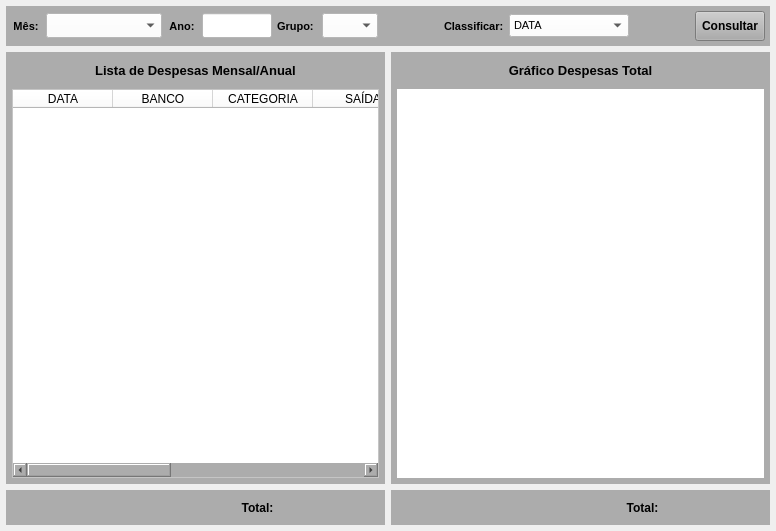
<?xml version="1.0" encoding="UTF-8"?>
<ui version="4.0">
 <class>MainWindow</class>
 <widget class="QMainWindow" name="MainWindow">
  <property name="geometry">
   <rect>
    <x>0</x>
    <y>0</y>
    <width>776</width>
    <height>531</height>
   </rect>
  </property>
  <property name="windowTitle">
   <string>Despesas Mensal/Anual</string>
  </property>
  <widget class="QWidget" name="centralwidget">
   <layout class="QVBoxLayout" name="verticalLayout">
    <property name="leftMargin">
     <number>6</number>
    </property>
    <property name="topMargin">
     <number>6</number>
    </property>
    <property name="rightMargin">
     <number>6</number>
    </property>
    <property name="bottomMargin">
     <number>6</number>
    </property>
    <item>
     <widget class="QWidget" name="widget_5" native="true">
      <property name="minimumSize">
       <size>
        <width>0</width>
        <height>40</height>
       </size>
      </property>
      <property name="maximumSize">
       <size>
        <width>16777215</width>
        <height>40</height>
       </size>
      </property>
      <property name="styleSheet">
       <string notr="true">background-color: rgb(172, 172, 172);</string>
      </property>
      <layout class="QHBoxLayout" name="horizontalLayout_3">
       <property name="spacing">
        <number>5</number>
       </property>
       <property name="leftMargin">
        <number>5</number>
       </property>
       <property name="topMargin">
        <number>5</number>
       </property>
       <property name="rightMargin">
        <number>5</number>
       </property>
       <property name="bottomMargin">
        <number>5</number>
       </property>
       <item>
        <widget class="QLabel" name="label_16">
         <property name="minimumSize">
          <size>
           <width>0</width>
           <height>0</height>
          </size>
         </property>
         <property name="maximumSize">
          <size>
           <width>30</width>
           <height>16777215</height>
          </size>
         </property>
         <property name="font">
          <font>
           <pointsize>8</pointsize>
           <weight>75</weight>
           <bold>true</bold>
          </font>
         </property>
         <property name="text">
          <string>Mês:</string>
         </property>
         <property name="alignment">
          <set>Qt::AlignCenter</set>
         </property>
        </widget>
       </item>
       <item>
        <widget class="QComboBox" name="combo_Meses">
         <property name="sizePolicy">
          <sizepolicy hsizetype="Preferred" vsizetype="Preferred">
           <horstretch>0</horstretch>
           <verstretch>0</verstretch>
          </sizepolicy>
         </property>
         <property name="minimumSize">
          <size>
           <width>0</width>
           <height>0</height>
          </size>
         </property>
         <property name="maximumSize">
          <size>
           <width>130</width>
           <height>25</height>
          </size>
         </property>
         <property name="font">
          <font>
           <pointsize>8</pointsize>
          </font>
         </property>
         <property name="styleSheet">
          <string notr="true">background-color: rgb(255, 255, 255);</string>
         </property>
         <item>
          <property name="text">
           <string/>
          </property>
         </item>
         <item>
          <property name="text">
           <string>1 - JANEIRO</string>
          </property>
         </item>
         <item>
          <property name="text">
           <string>2 - FEVEREIRO</string>
          </property>
         </item>
         <item>
          <property name="text">
           <string>3 - MARÇO</string>
          </property>
         </item>
         <item>
          <property name="text">
           <string>4 - ABRIL</string>
          </property>
         </item>
         <item>
          <property name="text">
           <string>5 - MAIO</string>
          </property>
         </item>
         <item>
          <property name="text">
           <string>6 - JUNHO</string>
          </property>
         </item>
         <item>
          <property name="text">
           <string>7 - JULHO</string>
          </property>
         </item>
         <item>
          <property name="text">
           <string>8 - AGOSTO</string>
          </property>
         </item>
         <item>
          <property name="text">
           <string>9 - SETEMBRO</string>
          </property>
         </item>
         <item>
          <property name="text">
           <string>10 - OUTUBRO</string>
          </property>
         </item>
         <item>
          <property name="text">
           <string>11 - NOVEMBRO</string>
          </property>
         </item>
         <item>
          <property name="text">
           <string>12 - DEZEMBRO</string>
          </property>
         </item>
        </widget>
       </item>
       <item>
        <widget class="QLabel" name="label_17">
         <property name="minimumSize">
          <size>
           <width>0</width>
           <height>0</height>
          </size>
         </property>
         <property name="maximumSize">
          <size>
           <width>30</width>
           <height>16777215</height>
          </size>
         </property>
         <property name="font">
          <font>
           <pointsize>8</pointsize>
           <weight>75</weight>
           <bold>true</bold>
          </font>
         </property>
         <property name="text">
          <string>Ano:</string>
         </property>
         <property name="alignment">
          <set>Qt::AlignCenter</set>
         </property>
        </widget>
       </item>
       <item>
        <widget class="QLineEdit" name="line_Ano">
         <property name="sizePolicy">
          <sizepolicy hsizetype="Preferred" vsizetype="Preferred">
           <horstretch>0</horstretch>
           <verstretch>0</verstretch>
          </sizepolicy>
         </property>
         <property name="maximumSize">
          <size>
           <width>70</width>
           <height>25</height>
          </size>
         </property>
         <property name="font">
          <font>
           <pointsize>8</pointsize>
          </font>
         </property>
         <property name="styleSheet">
          <string notr="true">background-color: rgb(255, 255, 255);</string>
         </property>
         <property name="text">
          <string/>
         </property>
         <property name="maxLength">
          <number>45</number>
         </property>
         <property name="alignment">
          <set>Qt::AlignCenter</set>
         </property>
        </widget>
       </item>
       <item>
        <widget class="QLabel" name="label_19">
         <property name="minimumSize">
          <size>
           <width>0</width>
           <height>0</height>
          </size>
         </property>
         <property name="maximumSize">
          <size>
           <width>40</width>
           <height>16777215</height>
          </size>
         </property>
         <property name="font">
          <font>
           <pointsize>8</pointsize>
           <weight>75</weight>
           <bold>true</bold>
          </font>
         </property>
         <property name="text">
          <string>Grupo:</string>
         </property>
        </widget>
       </item>
       <item>
        <widget class="QComboBox" name="combo_Grupo">
         <property name="sizePolicy">
          <sizepolicy hsizetype="Preferred" vsizetype="Preferred">
           <horstretch>0</horstretch>
           <verstretch>0</verstretch>
          </sizepolicy>
         </property>
         <property name="minimumSize">
          <size>
           <width>0</width>
           <height>0</height>
          </size>
         </property>
         <property name="maximumSize">
          <size>
           <width>150</width>
           <height>25</height>
          </size>
         </property>
         <property name="font">
          <font>
           <pointsize>8</pointsize>
           <weight>50</weight>
           <bold>false</bold>
          </font>
         </property>
         <property name="styleSheet">
          <string notr="true">background-color: rgb(255, 255, 255);</string>
         </property>
         <item>
          <property name="text">
           <string/>
          </property>
         </item>
        </widget>
       </item>
       <item>
        <widget class="QLabel" name="label_3">
         <property name="text">
          <string/>
         </property>
        </widget>
       </item>
       <item>
        <widget class="QLabel" name="label_21">
         <property name="minimumSize">
          <size>
           <width>0</width>
           <height>0</height>
          </size>
         </property>
         <property name="maximumSize">
          <size>
           <width>60</width>
           <height>16777215</height>
          </size>
         </property>
         <property name="font">
          <font>
           <pointsize>8</pointsize>
           <weight>75</weight>
           <bold>true</bold>
          </font>
         </property>
         <property name="text">
          <string>Classificar:</string>
         </property>
        </widget>
       </item>
       <item>
        <widget class="QComboBox" name="combo_Classifica">
         <property name="sizePolicy">
          <sizepolicy hsizetype="Preferred" vsizetype="Preferred">
           <horstretch>0</horstretch>
           <verstretch>0</verstretch>
          </sizepolicy>
         </property>
         <property name="minimumSize">
          <size>
           <width>0</width>
           <height>0</height>
          </size>
         </property>
         <property name="maximumSize">
          <size>
           <width>120</width>
           <height>23</height>
          </size>
         </property>
         <property name="font">
          <font>
           <pointsize>8</pointsize>
           <weight>50</weight>
           <bold>false</bold>
          </font>
         </property>
         <property name="styleSheet">
          <string notr="true">background-color: rgb(255, 255, 255);</string>
         </property>
         <item>
          <property name="text">
           <string>DATA</string>
          </property>
         </item>
         <item>
          <property name="text">
           <string>MAIOR VALOR</string>
          </property>
         </item>
         <item>
          <property name="text">
           <string>MENOR VALOR</string>
          </property>
         </item>
         <item>
          <property name="text">
           <string>GRUPO</string>
          </property>
         </item>
         <item>
          <property name="text">
           <string>CATEGORIA</string>
          </property>
         </item>
         <item>
          <property name="text">
           <string>ESTABELECIMENTO</string>
          </property>
         </item>
         <item>
          <property name="text">
           <string>CIDADE</string>
          </property>
         </item>
        </widget>
       </item>
       <item>
        <widget class="QLabel" name="label">
         <property name="text">
          <string/>
         </property>
        </widget>
       </item>
       <item>
        <widget class="QPushButton" name="btn_Consulta">
         <property name="sizePolicy">
          <sizepolicy hsizetype="Preferred" vsizetype="Preferred">
           <horstretch>0</horstretch>
           <verstretch>0</verstretch>
          </sizepolicy>
         </property>
         <property name="minimumSize">
          <size>
           <width>0</width>
           <height>0</height>
          </size>
         </property>
         <property name="maximumSize">
          <size>
           <width>70</width>
           <height>30</height>
          </size>
         </property>
         <property name="font">
          <font>
           <pointsize>9</pointsize>
           <weight>75</weight>
           <bold>true</bold>
          </font>
         </property>
         <property name="cursor">
          <cursorShape>PointingHandCursor</cursorShape>
         </property>
         <property name="text">
          <string>Consultar</string>
         </property>
        </widget>
       </item>
      </layout>
     </widget>
    </item>
    <item>
     <widget class="QWidget" name="widget_3" native="true">
      <layout class="QHBoxLayout" name="horizontalLayout_2">
       <property name="leftMargin">
        <number>0</number>
       </property>
       <property name="topMargin">
        <number>0</number>
       </property>
       <property name="rightMargin">
        <number>0</number>
       </property>
       <property name="bottomMargin">
        <number>0</number>
       </property>
       <item>
        <widget class="QWidget" name="widget_9" native="true">
         <layout class="QVBoxLayout" name="verticalLayout_4">
          <property name="leftMargin">
           <number>0</number>
          </property>
          <property name="topMargin">
           <number>0</number>
          </property>
          <property name="rightMargin">
           <number>0</number>
          </property>
          <property name="bottomMargin">
           <number>0</number>
          </property>
          <item>
           <widget class="QWidget" name="widget_4" native="true">
            <property name="minimumSize">
             <size>
              <width>0</width>
              <height>0</height>
             </size>
            </property>
            <property name="styleSheet">
             <string notr="true">background-color: rgb(172, 172, 172);</string>
            </property>
            <layout class="QVBoxLayout" name="verticalLayout_2">
             <property name="spacing">
              <number>6</number>
             </property>
             <property name="leftMargin">
              <number>6</number>
             </property>
             <property name="topMargin">
              <number>6</number>
             </property>
             <property name="rightMargin">
              <number>6</number>
             </property>
             <property name="bottomMargin">
              <number>6</number>
             </property>
             <item>
              <widget class="QLabel" name="label_5">
               <property name="minimumSize">
                <size>
                 <width>0</width>
                 <height>0</height>
                </size>
               </property>
               <property name="maximumSize">
                <size>
                 <width>16777215</width>
                 <height>25</height>
                </size>
               </property>
               <property name="font">
                <font>
                 <pointsize>10</pointsize>
                 <weight>75</weight>
                 <bold>true</bold>
                </font>
               </property>
               <property name="text">
                <string>Lista de Despesas Mensal/Anual</string>
               </property>
               <property name="alignment">
                <set>Qt::AlignCenter</set>
               </property>
              </widget>
             </item>
             <item>
              <widget class="QTableWidget" name="table_Lista">
               <property name="sizePolicy">
                <sizepolicy hsizetype="Preferred" vsizetype="Preferred">
                 <horstretch>0</horstretch>
                 <verstretch>0</verstretch>
                </sizepolicy>
               </property>
               <property name="font">
                <font>
                 <pointsize>8</pointsize>
                </font>
               </property>
               <property name="styleSheet">
                <string notr="true">background-color: rgb(255, 255, 255);</string>
               </property>
               <column>
                <property name="text">
                 <string>DATA</string>
                </property>
               </column>
               <column>
                <property name="text">
                 <string>BANCO</string>
                </property>
               </column>
               <column>
                <property name="text">
                 <string>CATEGORIA</string>
                </property>
               </column>
               <column>
                <property name="text">
                 <string>SAÍDA</string>
                </property>
               </column>
               <column>
                <property name="text">
                 <string>ESTABEL.</string>
                </property>
               </column>
               <column>
                <property name="text">
                 <string>CIDADE</string>
                </property>
               </column>
               <column>
                <property name="text">
                 <string>OBS</string>
                </property>
               </column>
              </widget>
             </item>
            </layout>
           </widget>
          </item>
          <item>
           <widget class="QWidget" name="widget" native="true">
            <property name="maximumSize">
             <size>
              <width>16777215</width>
              <height>35</height>
             </size>
            </property>
            <property name="styleSheet">
             <string notr="true">background-color: rgb(172, 172, 172);</string>
            </property>
            <layout class="QHBoxLayout" name="horizontalLayout">
             <property name="spacing">
              <number>5</number>
             </property>
             <property name="leftMargin">
              <number>5</number>
             </property>
             <property name="topMargin">
              <number>5</number>
             </property>
             <property name="rightMargin">
              <number>5</number>
             </property>
             <property name="bottomMargin">
              <number>5</number>
             </property>
             <item>
              <widget class="QLabel" name="label_2">
               <property name="text">
                <string/>
               </property>
              </widget>
             </item>
             <item>
              <widget class="QLabel" name="label_18">
               <property name="minimumSize">
                <size>
                 <width>0</width>
                 <height>0</height>
                </size>
               </property>
               <property name="maximumSize">
                <size>
                 <width>35</width>
                 <height>16777215</height>
                </size>
               </property>
               <property name="font">
                <font>
                 <pointsize>9</pointsize>
                 <weight>75</weight>
                 <bold>true</bold>
                </font>
               </property>
               <property name="text">
                <string>Total:</string>
               </property>
               <property name="alignment">
                <set>Qt::AlignCenter</set>
               </property>
              </widget>
             </item>
             <item>
              <widget class="QLabel" name="label_Total_Lista">
               <property name="maximumSize">
                <size>
                 <width>100</width>
                 <height>25</height>
                </size>
               </property>
               <property name="font">
                <font>
                 <pointsize>9</pointsize>
                 <weight>75</weight>
                 <bold>true</bold>
                </font>
               </property>
               <property name="text">
                <string/>
               </property>
               <property name="alignment">
                <set>Qt::AlignCenter</set>
               </property>
              </widget>
             </item>
            </layout>
           </widget>
          </item>
         </layout>
        </widget>
       </item>
       <item>
        <widget class="QWidget" name="widget_10" native="true">
         <property name="sizePolicy">
          <sizepolicy hsizetype="Fixed" vsizetype="Preferred">
           <horstretch>0</horstretch>
           <verstretch>0</verstretch>
          </sizepolicy>
         </property>
         <property name="maximumSize">
          <size>
           <width>650</width>
           <height>16777215</height>
          </size>
         </property>
         <layout class="QVBoxLayout" name="verticalLayout_5">
          <property name="leftMargin">
           <number>0</number>
          </property>
          <property name="topMargin">
           <number>0</number>
          </property>
          <property name="rightMargin">
           <number>0</number>
          </property>
          <property name="bottomMargin">
           <number>0</number>
          </property>
          <item>
           <widget class="QWidget" name="widget_6" native="true">
            <property name="maximumSize">
             <size>
              <width>16777215</width>
              <height>16777215</height>
             </size>
            </property>
            <property name="styleSheet">
             <string notr="true">background-color: rgb(172, 172, 172);</string>
            </property>
            <layout class="QVBoxLayout" name="verticalLayout_3">
             <property name="spacing">
              <number>6</number>
             </property>
             <property name="leftMargin">
              <number>6</number>
             </property>
             <property name="topMargin">
              <number>6</number>
             </property>
             <property name="rightMargin">
              <number>6</number>
             </property>
             <property name="bottomMargin">
              <number>6</number>
             </property>
             <item>
              <widget class="QLabel" name="label_6">
               <property name="minimumSize">
                <size>
                 <width>0</width>
                 <height>0</height>
                </size>
               </property>
               <property name="maximumSize">
                <size>
                 <width>16777215</width>
                 <height>25</height>
                </size>
               </property>
               <property name="font">
                <font>
                 <pointsize>10</pointsize>
                 <weight>75</weight>
                 <bold>true</bold>
                </font>
               </property>
               <property name="text">
                <string>Gráfico Despesas Total</string>
               </property>
               <property name="alignment">
                <set>Qt::AlignCenter</set>
               </property>
              </widget>
             </item>
             <item>
              <widget class="QWidget" name="widget_grafico" native="true">
               <property name="styleSheet">
                <string notr="true">background-color: rgb(255, 255, 255);</string>
               </property>
              </widget>
             </item>
            </layout>
           </widget>
          </item>
          <item>
           <widget class="QWidget" name="widget_8" native="true">
            <property name="maximumSize">
             <size>
              <width>16777215</width>
              <height>35</height>
             </size>
            </property>
            <property name="styleSheet">
             <string notr="true">background-color: rgb(172, 172, 172);</string>
            </property>
            <layout class="QHBoxLayout" name="horizontalLayout_5">
             <property name="spacing">
              <number>5</number>
             </property>
             <property name="leftMargin">
              <number>5</number>
             </property>
             <property name="topMargin">
              <number>5</number>
             </property>
             <property name="rightMargin">
              <number>5</number>
             </property>
             <property name="bottomMargin">
              <number>5</number>
             </property>
             <item>
              <widget class="QLabel" name="label_4">
               <property name="text">
                <string/>
               </property>
              </widget>
             </item>
             <item>
              <widget class="QLabel" name="label_20">
               <property name="minimumSize">
                <size>
                 <width>0</width>
                 <height>0</height>
                </size>
               </property>
               <property name="maximumSize">
                <size>
                 <width>35</width>
                 <height>16777215</height>
                </size>
               </property>
               <property name="font">
                <font>
                 <pointsize>9</pointsize>
                 <weight>75</weight>
                 <bold>true</bold>
                </font>
               </property>
               <property name="text">
                <string>Total:</string>
               </property>
               <property name="alignment">
                <set>Qt::AlignCenter</set>
               </property>
              </widget>
             </item>
             <item>
              <widget class="QLabel" name="label_Total_Grafico">
               <property name="maximumSize">
                <size>
                 <width>100</width>
                 <height>25</height>
                </size>
               </property>
               <property name="font">
                <font>
                 <pointsize>9</pointsize>
                 <weight>75</weight>
                 <bold>true</bold>
                </font>
               </property>
               <property name="text">
                <string/>
               </property>
               <property name="alignment">
                <set>Qt::AlignCenter</set>
               </property>
              </widget>
             </item>
            </layout>
           </widget>
          </item>
         </layout>
        </widget>
       </item>
      </layout>
     </widget>
    </item>
   </layout>
  </widget>
 </widget>
 <resources/>
 <connections/>
</ui>
